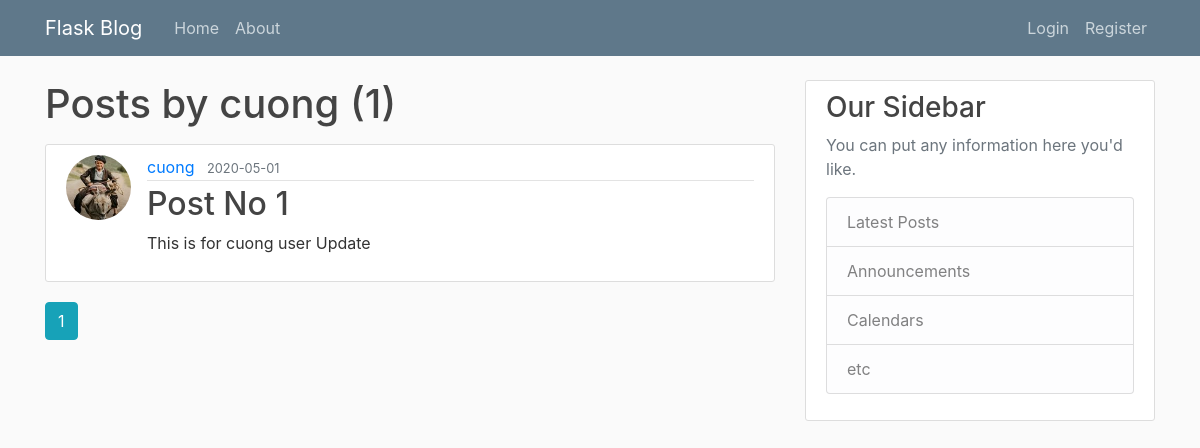
/user/cuong, run on an earlier commit of the app's database.
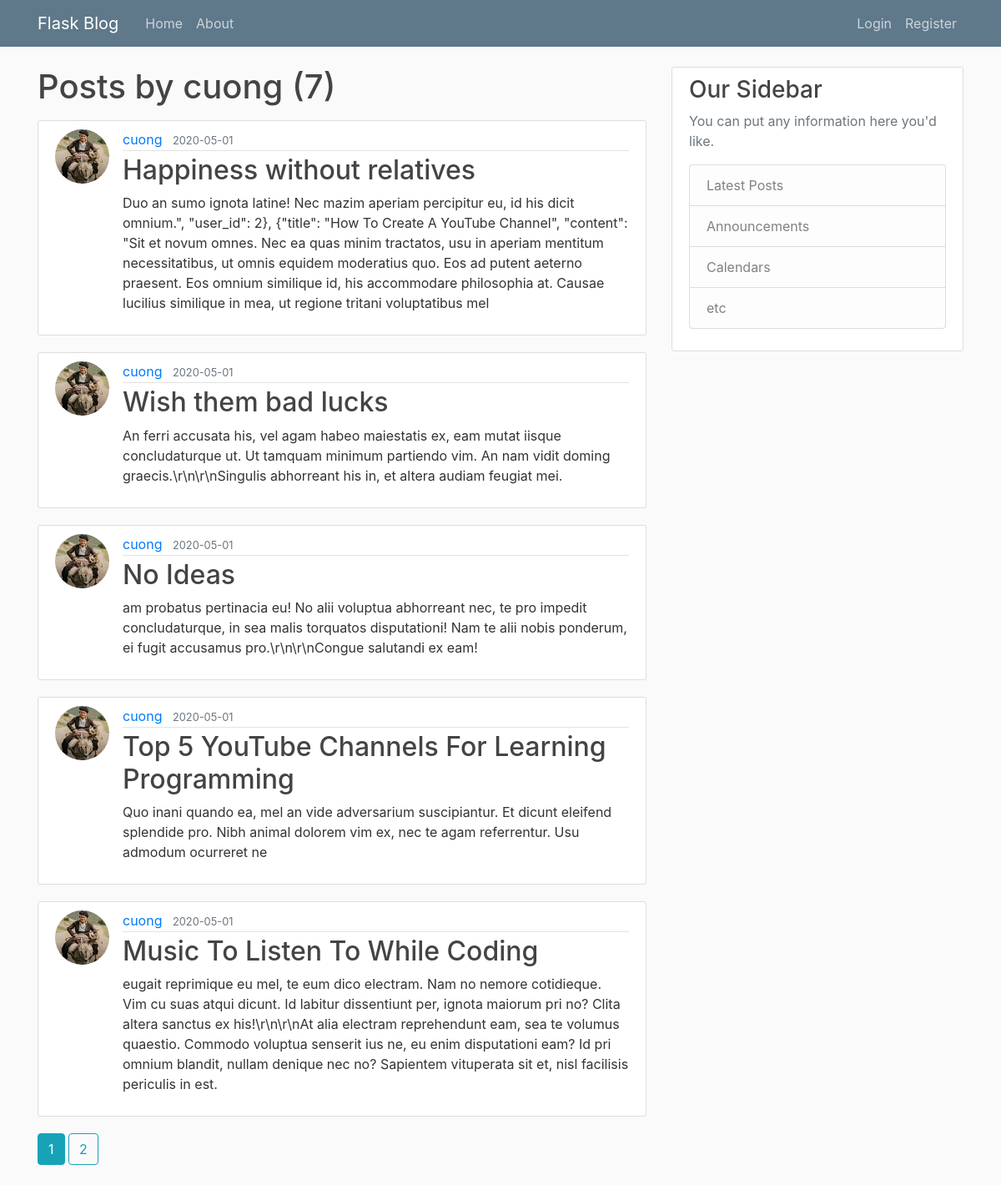
And on a later commit of the database.
### flaskblog/models.py (models this page shows, shortened)
class User(db.Model,UserMixin):
    id = db.Column(db.Integer, primary_key=True)
    username = db.Column(db.String(20), unique=True, nullable=False)
    email = db.Column(db.String(120), unique=True, nullable=False)
    image_file = db.Column(db.String(20), nullable=False, default='default.jpg')
    password = db.Column(db.String(60), nullable=False)
    posts = db.relationship('Post', backref='author', lazy=True)

class Post(db.Model):
    id = db.Column(db.Integer, primary_key=True)
    title = db.Column(db.String(100), nullable=False)
    date_posted = db.Column(db.DateTime, nullable=False, default=datetime.utcnow)
    content = db.Column(db.Text, nullable=False)
    user_id = db.Column(db.Integer, db.ForeignKey('user.id'), nullable=False)

### flaskblog/routes.py (the view)
@app.route("/user/<string:username>")
def user_posts(username):
    page = request.args.get('page', 1, type=int)
    user = User.query.filter_by(username=username).first_or_404()
    posts = Post.query.filter_by(author=user)\
        .order_by(Post.date_posted.desc())\
        .paginate(page=page, per_page=5)
    return render_template('user_posts.html', posts=posts, user=user)

### flaskblog/templates/user_posts.html
    {% extends "layout.html"%}
    {%block content%}
        <h1 class="mb-3">Posts by {{user.username}} ({{posts.total}})</h1>
        {% for post in posts.items %}
        <article class="media content-section">
          <img src="{{url_for('static',filename='profile_pics/'+post.author.image_file)}}" alt="" class="rounded-circle article-img">
            <div class="media-body">
              <div class="article-metadata">
                <a class="mr-2" href="{{url_for('user_posts',username=post.author.username)}}">{{ post.author.username }}</a>
                <small class="text-muted">{{ post.date_posted.strftime('%Y-%m-%d') }}</small>
              </div>
              <h2><a class="article-title" href="{{url_for('post', post_id=post.id)}}">{{ post.title }}</a></h2>
              <p class="article-content">{{ post.content }}</p>
            </div>
          </article>
        {% endfor%}
        {% for page_num in posts.iter_pages(left_edge=1, right_edge=1, left_current=1, right_current=2) %}
          {% if page_num %}
            {% if posts.page == page_num %}
              <a class="btn btn-info mb-4" href="{{ url_for('user_posts',username=user.username, page=page_num) }}">{{ page_num }}</a>
            {% else %}
              <a class="btn btn-outline-info mb-4" href="{{ url_for('user_posts',username=user.username, page=page_num) }}">{{ page_num }}</a>
            {% endif %}
          {% else %}
            ...
          {% endif %}
        {% endfor %}
    {%endblock content%}

### flaskblog/templates/layout.html (shortened to what this page needs)
<!DOCTYPE html>
<html lang="en">
<head>
    <link rel="stylesheet" href="https://stackpath.bootstrapcdn.com/bootstrap/4.4.1/css/bootstrap.min.css">
    <link rel="stylesheet" text="text/css" href="{{url_for('static',filename='main.css')}}">
</head>
<body>
    <header class="site-header">
        <nav class="navbar navbar-expand-md navbar-dark bg-steel fixed-top">
          <div class="container">
            <a class="navbar-brand mr-4" href="{{url_for('home')}}">Flask Blog</a>
            <div class="collapse navbar-collapse" id="navbarToggle">
              <div class="navbar-nav mr-auto">
                <a class="nav-item nav-link" href="{{url_for('home')}}">Home</a>
                <a class="nav-item nav-link" href="{{url_for('about')}}">About</a>
              </div>
              <div class="navbar-nav">
                {%if current_user.is_authenticated%}
                <a class="nav-item nav-link" href="{{url_for('new_post')}}">New Post</a>
                <a class="nav-item nav-link" href="{{url_for('account')}}">Account</a>
                <a class="nav-item nav-link" href="{{url_for('logout')}}">Logout</a>
                {%else%}
                <a class="nav-item nav-link" href="{{url_for('login')}}">Login</a>
                <a class="nav-item nav-link" href="{{url_for('register')}}">Register</a>
                {%endif%}
              </div>
            </div>
          </div>
        </nav>
    </header>
    <main role="main" class="container">
        <div class="row">
          <div class="col-md-8">
            {% block content %}{% endblock %}
          </div>
          <div class="col-md-4">
            <div class="content-section">
              <h3>Our Sidebar</h3>
              <p class='text-muted'>You can put any information here you'd like.
                <ul class="list-group">
                  <li class="list-group-item list-group-item-light">Latest Posts</li>
                  <li class="list-group-item list-group-item-light">Announcements</li>
                  <li class="list-group-item list-group-item-light">Calendars</li>
                  <li class="list-group-item list-group-item-light">etc</li>
                </ul>
              </p>
            </div>
          </div>
        </div>
     </main>
</body>
</html>

### flaskblog/static/main.css (style rules this page uses)
body { background: #fafafa; color: #333333; margin-top: 5rem; }
h1, h2, h3, h4, h5, h6 { color: #444444; }
.bg-steel { background-color: #5f788a; }
.site-header .navbar-nav .nav-link { color: #cbd5db; }
.content-section { background: #ffffff; padding: 10px 20px; border: 1px solid #dddddd; border-radius: 3px; margin-bottom: 20px; }
.article-title { color: #444444; }
.article-content { white-space: pre-line; }
.article-img { height: 65px; width: 65px; margin-right: 16px; }
.article-metadata { padding-bottom: 1px; margin-bottom: 4px; border-bottom: 1px solid #e3e3e3 }

What changed in the data, as far as the page shows it:
no longer on this page (row edited): Post: image_file (picture), author.username "cuong", date_posted "2020-05-01", title "Post No 1", content "This is for cuong user Update"
added Post: image_file (picture), author.username "cuong", date_posted "2020-05-01", title "Happiness without relatives", content "Duo an sumo ignota latine! Nec mazim aperiam percipitur eu, id his dicit omnium.\", \"user_id\": 2}, {\"title\": \"How To Create A YouTube Channel\", \"content\": \"Sit et novum omnes. Nec ea quas minim tractatos, usu in aperiam mentitum necessitatibus, ut omnis equidem moderatius quo. Eos ad putent aeterno praesent. Eos omnium similique id, his accommodare philosophia at. Causae lucilius similique in mea, ut regione tritani voluptatibus mel"
added Post: image_file (picture), author.username "cuong", date_posted "2020-05-01", title "Wish them bad lucks", content "An ferri accusata his, vel agam habeo maiestatis ex, eam mutat iisque concludaturque ut. Ut tamquam minimum partiendo vim. An nam vidit doming graecis.\\r\\n\\r\\nSingulis abhorreant his in, et altera audiam feugiat mei."
added Post: image_file (picture), author.username "cuong", date_posted "2020-05-01", title "No Ideas", content "am probatus pertinacia eu! No alii voluptua abhorreant nec, te pro impedit concludaturque, in sea malis torquatos disputationi! Nam te alii nobis ponderum, ei fugit accusamus pro.\\r\\n\\r\\nCongue salutandi ex eam!"
added Post: image_file (picture), author.username "cuong", date_posted "2020-05-01", title "Top 5 YouTube Channels For Learning Programming", content "Quo inani quando ea, mel an vide adversarium suscipiantur. Et dicunt eleifend splendide pro. Nibh animal dolorem vim ex, nec te agam referrentur. Usu admodum ocurreret ne"
added Post: image_file (picture), author.username "cuong", date_posted "2020-05-01", title "Music To Listen To While Coding", content "eugait reprimique eu mel, te eum dico electram. Nam no nemore cotidieque. Vim cu suas atqui dicunt. Id labitur dissentiunt per, ignota maiorum pri no? Clita altera sanctus ex his!\\r\\n\\r\\nAt alia electram reprehendunt eam, sea te volumus quaestio. Commodo voluptua senserit ius ne, eu enim disputationi eam? Id pri omnium blandit, nullam denique nec no? Sapientem vituperata sit et, nisl facilisis periculis in est."
Also different on the page:
{{ posts.total }}: "1" → "7"
new list line: "2"
